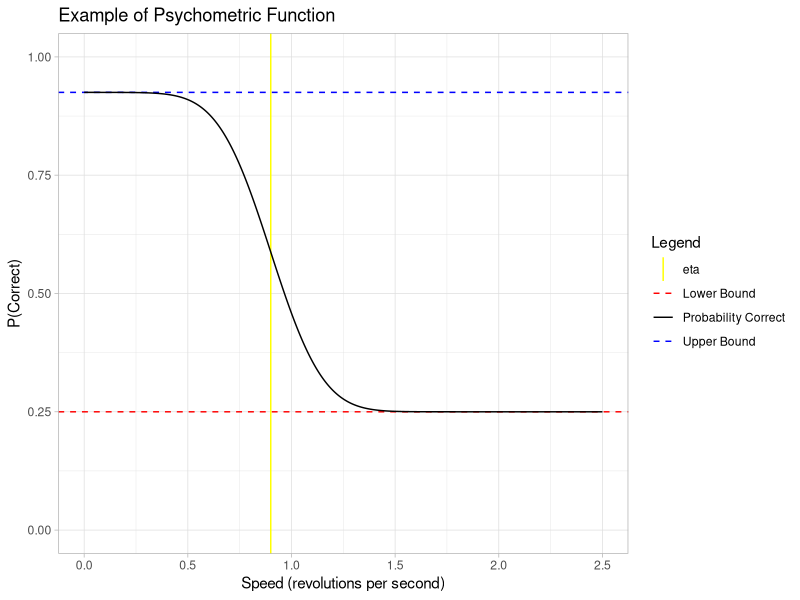

Write the R code that produced this figure.
library(tidyverse)

#Add column for the probability of each trial being correct based on our psychometric function
#then add column to generate if the subject got the trial correct

#phi refers to the core curve of the psychometric function before incorporating lapse rates, chance, etc.
#It goes from negative inf to positive infinity, decreasing from 1 to 0
#eta is the location parameter or 50% point of speed
#sigma is the scale parameter
phi<- function(speed,eta,sigma) {
  #pnorm is one option, it is the cdf of the normal distribution
  ans = pnorm(-speed, -eta, sigma)
  return(ans)
}

#If one wrote the expression for the psychometric function from first principles,
#c: chance rate
#l: lapse rate
#phi: Assuming no lapse, probability get it right, as a function of speed (s)
#lc + (1-l)( phi + (1-phi)c )
#Two phi terms in this high-threshold model, one for when track correctly: phi
#and one to calculate the chance of getting it right when you don't track correctly: (1-phi)*c 

#Having two invocations of phi probably wouldn't work well with Bayes and other function fitting
#The algebra leading to Equation A.6 in Schutt et al. 2016 shows 
#that we can avoid having two invocations of phi by reparameterizing this equation,
#keeping chance rate (which they denote with gamma) but introducing lambda = l(1-c).
#That yields: c + (1 - c - lambda)p , but using that would prevent putting a prior on lapse
#So we don't adopt that aspect below.

psychometric_function<- function(c,l, speed,eta,sigma) {
  #c is chance_rate
  #l is lapse_rate
  
  #range - amplitude of percent correct as constrained by lapse rate and chance rate
  #min = c
  #max = l*c + (1-l)*1
  #    = l*c + 1 + -l
  #range = max        - min
  #range = l*c + 1 -l - c
  #      = 1-c + l*c - l     #simplifying
  #      = 1-c + l*(c-1)
  #      = 1-c - l(-c+1)
  #      = 1-c - l(1-c)
  #      = 
  range = 1-c - l*(1-c)
  
  ans = c + range * phi(speed,eta,sigma)
  
  return (ans)
}

make_example_plot <- TRUE
if (make_example_plot) {
  
  example <- dplyr::tibble(
    speed = seq(0,2.5, length.out = 500),
    c = 0.25,
    l = 0.1, 
    eta = 0.9,
    sigma = 0.2,
    upper_bound = l*c + 1-l,
    p_correct = psychometric_function(c,l,speed,eta,sigma)
  )

  ggplot(example) + 
    geom_hline(aes(yintercept = upper_bound, colour = "Upper Bound"), linetype = "dashed") +
    geom_hline(aes(yintercept = 0.25 , colour = "Lower Bound"), linetype = "dashed") +
    geom_vline(aes(xintercept = 0.9, colour = "eta")) +
    geom_line(aes(x = speed, y = p_correct,
                  colour = "Probability Correct")) +
    theme_light() +
    lims(x = c(0,2.5), y = c(0,1)) +
    scale_colour_manual(values = c("Upper Bound" = "blue", "Lower Bound" = "red", "eta" = "yellow", "Probability Correct" = "black")) +
    labs(colour = "Legend",
         x = "Speed (revolutions per second)",
         y = "P(Correct)",
         title = "Example of Psychometric Function")
}